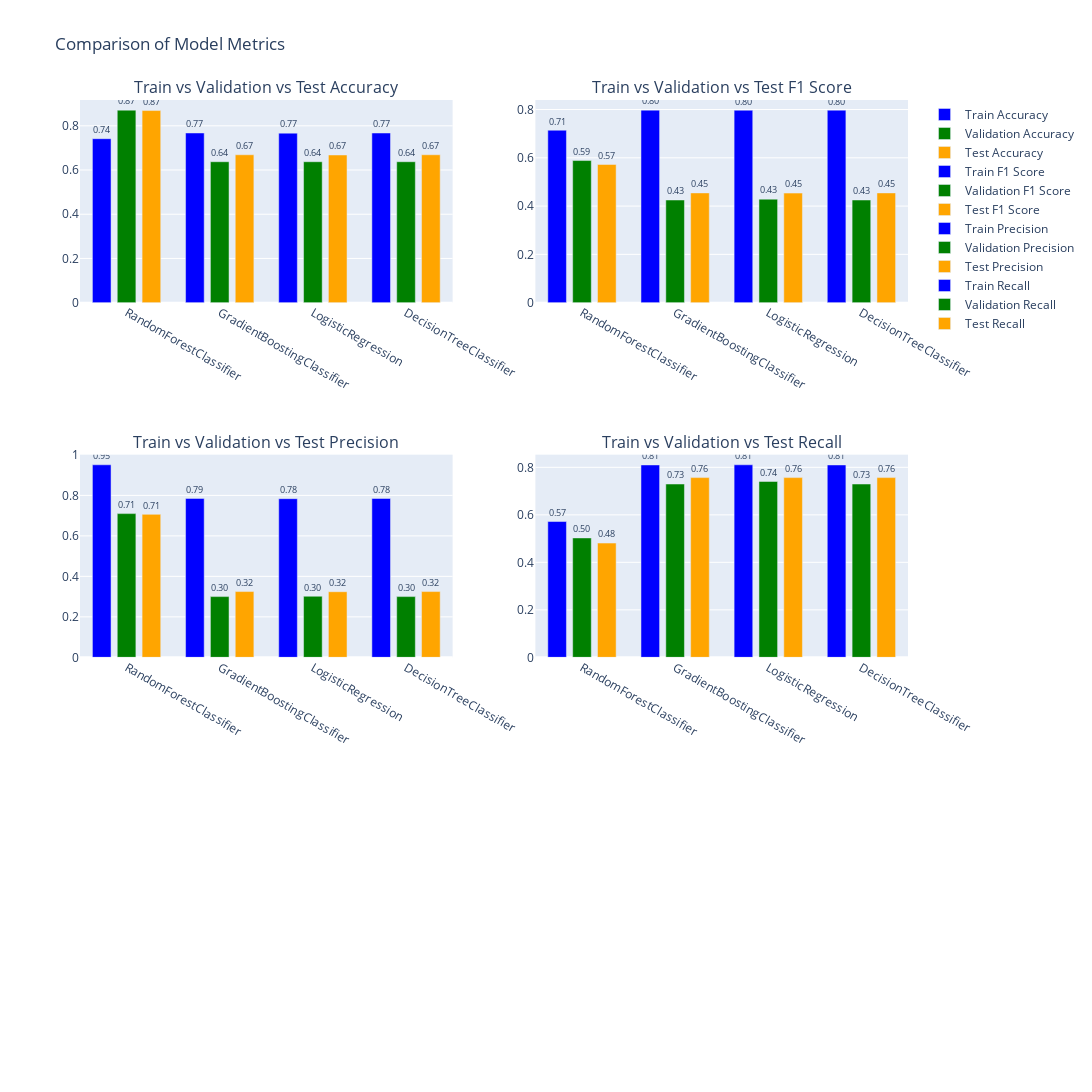

This figure's notebook cell:
### Code cell
import plotly.graph_objects as go
from plotly.subplots import make_subplots

# Assuming you have 'results_df' already defined
results_df = results_df.sort_values(by='Validation_Accuracy', ascending=False)
models_ = results_df.index

# Create a 3x2 grid for subplots
fig = make_subplots(
    rows=3, cols=2,
    subplot_titles=(
        'Train vs Validation vs Test Accuracy', 
        'Train vs Validation vs Test F1 Score', 
        'Train vs Validation vs Test Precision', 
        'Train vs Validation vs Test Recall')
)

format_value = lambda x: "{:.2f}".format(x)

# Metrics to plot
metrics = ['Accuracy', 'F1 Score', 'Precision', 'Recall']
prefixes = ['Train_', 'Validation_', 'Test_']

# Loop over the metrics and prefixes to add the traces
for i, metric in enumerate(metrics):
    for prefix in prefixes:
        col = (i % 2) + 1
        row = (i // 2) + 1
        color = 'blue' if prefix == 'Train_' else ('green' if prefix == 'Validation_' else 'orange')  # Changed color for Test set
        fig.add_trace(
            go.Bar(
                x=models_, 
                y=results_df[prefix + metric].values, 
                name=f'{prefix[:-1]} {metric}', 
                marker_color=color,
                text=[format_value(val) for val in results_df[prefix + metric].values], 
                textposition='outside',
                width=0.2,  # Adjusting the bar width
                textfont=dict(size=10)  # Adjusting the text font size
            ), 
            row=row, 
            col=col
        )

fig.update_layout(
    title_text="Comparison of Model Metrics", 
    barmode='group',
    width=1300,  
    height=1200
)
fig.show()

### Figure 1 — Plotly figure (JSON) as saved in the notebook; plotly's stock layout.template omitted (floating-point values rounded to 4 significant figures)
{"data": [{"marker": {"color": "blue"}, "name": "Train Accuracy", "text": ["0.74", "0.77", "0.77", "0.77"], "textfont": {"size": 10}, "textposition": "outside", "type": "bar", "width": 0.2, "x": ["RandomForestClassifier", "GradientBoostingClassifier", "LogisticRegression", "DecisionTreeClassifier"], "xaxis": "x", "y": [0.7418, 0.7676, 0.7669, 0.7674], "yaxis": "y"}, {"marker": {"color": "green"}, "name": "Validation Accuracy", "text": ["0.87", "0.64", "0.64", "0.64"], "textfont": {"size": 10}, "textposition": "outside", "type": "bar", "width": 0.2, "x": ["RandomForestClassifier", "GradientBoostingClassifier", "LogisticRegression", "DecisionTreeClassifier"], "xaxis": "x", "y": [0.8709, 0.6375, 0.6375, 0.6375], "yaxis": "y"}, {"marker": {"color": "orange"}, "name": "Test Accuracy", "text": ["0.87", "0.67", "0.67", "0.67"], "textfont": {"size": 10}, "textposition": "outside", "type": "bar", "width": 0.2, "x": ["RandomForestClassifier", "GradientBoostingClassifier", "LogisticRegression", "DecisionTreeClassifier"], "xaxis": "x", "y": [0.869, 0.669, 0.668, 0.669], "yaxis": "y"}, {"marker": {"color": "blue"}, "name": "Train F1 Score", "text": ["0.71", "0.80", "0.80", "0.80"], "textfont": {"size": 10}, "textposition": "outside", "type": "bar", "width": 0.2, "x": ["RandomForestClassifier", "GradientBoostingClassifier", "LogisticRegression", "DecisionTreeClassifier"], "xaxis": "x2", "y": [0.7142, 0.7973, 0.7969, 0.7972], "yaxis": "y2"}, {"marker": {"color": "green"}, "name": "Validation F1 Score", "text": ["0.59", "0.43", "0.43", "0.43"], "textfont": {"size": 10}, "textposition": "outside", "type": "bar", "width": 0.2, "x": ["RandomForestClassifier", "GradientBoostingClassifier", "LogisticRegression", "DecisionTreeClassifier"], "xaxis": "x2", "y": [0.5886, 0.4252, 0.4288, 0.4252], "yaxis": "y2"}, {"marker": {"color": "orange"}, "name": "Test F1 Score", "text": ["0.57", "0.45", "0.45", "0.45"], "textfont": {"size": 10}, "textposition": "outside", "type": "bar", "width": 0.2, "x": ["RandomForestClassifier", "GradientBoostingClassifier", "LogisticRegression", "DecisionTreeClassifier"], "xaxis": "x2", "y": [0.5723, 0.4545, 0.4538, 0.4545], "yaxis": "y2"}, {"marker": {"color": "blue"}, "name": "Train Precision", "text": ["0.95", "0.79", "0.78", "0.78"], "textfont": {"size": 10}, "textposition": "outside", "type": "bar", "width": 0.2, "x": ["RandomForestClassifier", "GradientBoostingClassifier", "LogisticRegression", "DecisionTreeClassifier"], "xaxis": "x3", "y": [0.9511, 0.785, 0.7837, 0.7848], "yaxis": "y3"}, {"marker": {"color": "green"}, "name": "Validation Precision", "text": ["0.71", "0.30", "0.30", "0.30"], "textfont": {"size": 10}, "textposition": "outside", "type": "bar", "width": 0.2, "x": ["RandomForestClassifier", "GradientBoostingClassifier", "LogisticRegression", "DecisionTreeClassifier"], "xaxis": "x3", "y": [0.7099, 0.3, 0.3018, 0.3], "yaxis": "y3"}, {"marker": {"color": "orange"}, "name": "Test Precision", "text": ["0.71", "0.32", "0.32", "0.32"], "textfont": {"size": 10}, "textposition": "outside", "type": "bar", "width": 0.2, "x": ["RandomForestClassifier", "GradientBoostingClassifier", "LogisticRegression", "DecisionTreeClassifier"], "xaxis": "x3", "y": [0.7063, 0.3248, 0.3241, 0.3248], "yaxis": "y3"}, {"marker": {"color": "blue"}, "name": "Train Recall", "text": ["0.57", "0.81", "0.81", "0.81"], "textfont": {"size": 10}, "textposition": "outside", "type": "bar", "width": 0.2, "x": ["RandomForestClassifier", "GradientBoostingClassifier", "LogisticRegression", "DecisionTreeClassifier"], "xaxis": "x4", "y": [0.5718, 0.81, 0.8107, 0.81], "yaxis": "y4"}, {"marker": {"color": "green"}, "name": "Validation Recall", "text": ["0.50", "0.73", "0.74", "0.73"], "textfont": {"size": 10}, "textposition": "outside", "type": "bar", "width": 0.2, "x": ["RandomForestClassifier", "GradientBoostingClassifier", "LogisticRegression", "DecisionTreeClassifier"], "xaxis": "x4", "y": [0.5027, 0.7297, 0.7405, 0.7297], "yaxis": "y4"}, {"marker": {"color": "orange"}, "name": "Test Recall", "text": ["0.48", "0.76", "0.76", "0.76"], "textfont": {"size": 10}, "textposition": "outside", "type": "bar", "width": 0.2, "x": ["RandomForestClassifier", "GradientBoostingClassifier", "LogisticRegression", "DecisionTreeClassifier"], "xaxis": "x4", "y": [0.4811, 0.7568, 0.7568, 0.7568], "yaxis": "y4"}], "layout": {"annotations": [{"font": {"size": 16}, "showarrow": false, "text": "Train vs Validation vs Test Accuracy", "x": 0.225, "xanchor": "center", "xref": "paper", "y": 1, "yanchor": "bottom", "yref": "paper"}, {"font": {"size": 16}, "showarrow": false, "text": "Train vs Validation vs Test F1 Score", "x": 0.775, "xanchor": "center", "xref": "paper", "y": 1, "yanchor": "bottom", "yref": "paper"}, {"font": {"size": 16}, "showarrow": false, "text": "Train vs Validation vs Test Precision", "x": 0.225, "xanchor": "center", "xref": "paper", "y": 0.6111, "yanchor": "bottom", "yref": "paper"}, {"font": {"size": 16}, "showarrow": false, "text": "Train vs Validation vs Test Recall", "x": 0.775, "xanchor": "center", "xref": "paper", "y": 0.6111, "yanchor": "bottom", "yref": "paper"}], "barmode": "group", "height": 1200, "title": {"text": "Comparison of Model Metrics"}, "width": 1300, "xaxis": {"anchor": "y", "domain": [0, 0.45]}, "xaxis2": {"anchor": "y2", "domain": [0.55, 1]}, "xaxis3": {"anchor": "y3", "domain": [0, 0.45]}, "xaxis4": {"anchor": "y4", "domain": [0.55, 1]}, "xaxis5": {"anchor": "y5", "domain": [0, 0.45]}, "xaxis6": {"anchor": "y6", "domain": [0.55, 1]}, "yaxis": {"anchor": "x", "domain": [0.7778, 1]}, "yaxis2": {"anchor": "x2", "domain": [0.7778, 1]}, "yaxis3": {"anchor": "x3", "domain": [0.3889, 0.6111]}, "yaxis4": {"anchor": "x4", "domain": [0.3889, 0.6111]}, "yaxis5": {"anchor": "x5", "domain": [0, 0.2222]}, "yaxis6": {"anchor": "x6", "domain": [0, 0.2222]}}}
